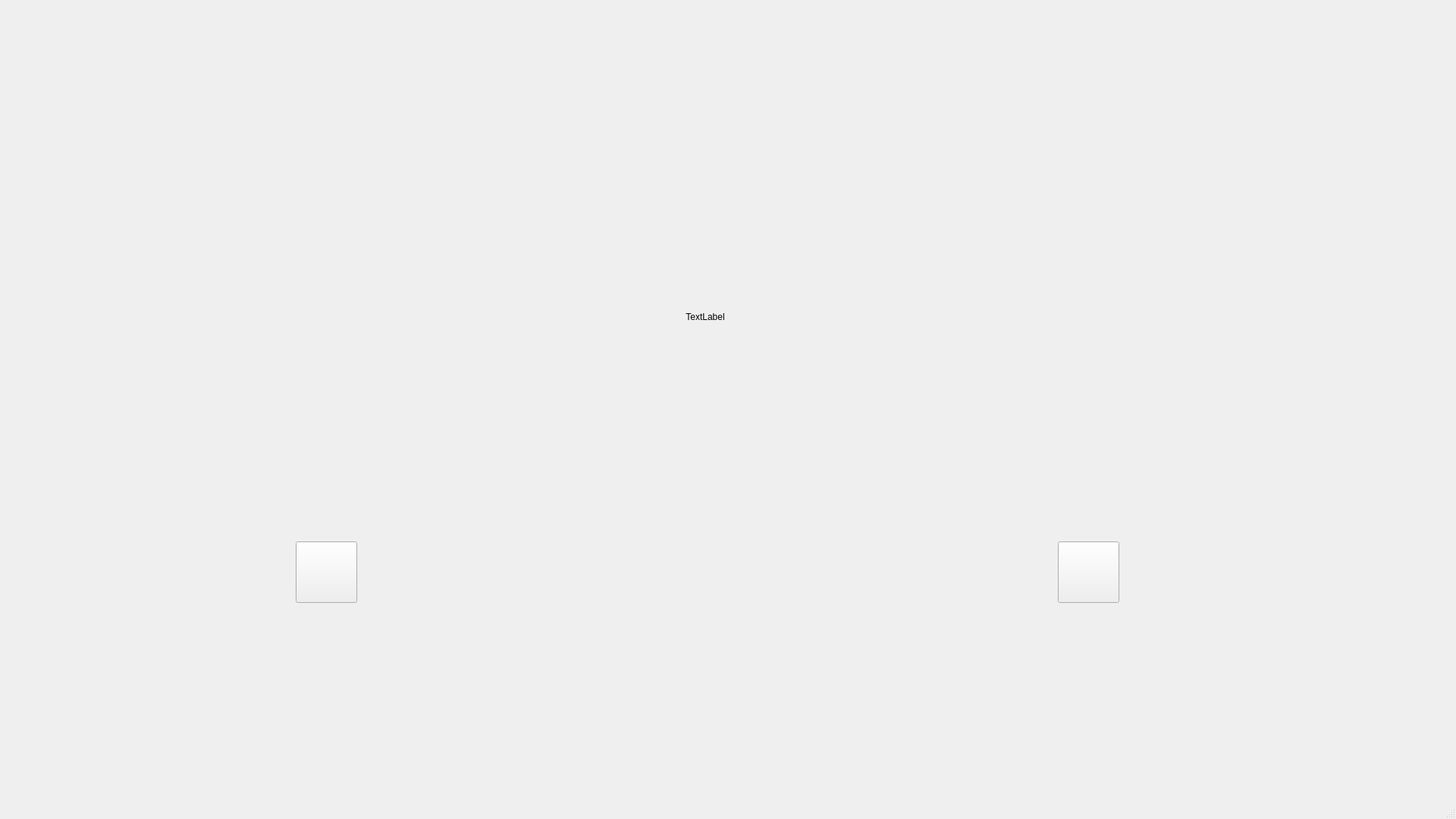
<?xml version="1.0" encoding="UTF-8"?>
<ui version="4.0">
 <class>MainWindow</class>
 <widget class="QMainWindow" name="MainWindow">
  <property name="geometry">
   <rect>
    <x>0</x>
    <y>0</y>
    <width>1920</width>
    <height>1080</height>
   </rect>
  </property>
  <property name="windowTitle">
   <string>MainWindow</string>
  </property>
  <widget class="QWidget" name="centralwidget">
   <widget class="QLabel" name="mainImageLabel">
    <property name="geometry">
     <rect>
      <x>180</x>
      <y>163</y>
      <width>1500</width>
      <height>510</height>
     </rect>
    </property>
    <property name="layoutDirection">
     <enum>Qt::LeftToRight</enum>
    </property>
    <property name="text">
     <string>TextLabel</string>
    </property>
    <property name="scaledContents">
     <bool>true</bool>
    </property>
    <property name="alignment">
     <set>Qt::AlignCenter</set>
    </property>
   </widget>
   <widget class="QWidget" name="">
    <property name="geometry">
     <rect>
      <x>390</x>
      <y>700</y>
      <width>1088</width>
      <height>110</height>
     </rect>
    </property>
    <layout class="QHBoxLayout" name="horizontalLayout">
     <item>
      <widget class="QPushButton" name="leftArrowButton">
       <property name="sizePolicy">
        <sizepolicy hsizetype="Fixed" vsizetype="Fixed">
         <horstretch>0</horstretch>
         <verstretch>0</verstretch>
        </sizepolicy>
       </property>
       <property name="minimumSize">
        <size>
         <width>81</width>
         <height>81</height>
        </size>
       </property>
       <property name="maximumSize">
        <size>
         <width>81</width>
         <height>81</height>
        </size>
       </property>
       <property name="text">
        <string/>
       </property>
       <property name="icon">
        <iconset resource="Icons.qrc">
         <normaloff>:/Icons/left.png</normaloff>:/Icons/left.png</iconset>
       </property>
       <property name="iconSize">
        <size>
         <width>100</width>
         <height>100</height>
        </size>
       </property>
      </widget>
     </item>
     <item>
      <widget class="QWidget" name="thumbnailWidget" native="true">
       <property name="sizePolicy">
        <sizepolicy hsizetype="Fixed" vsizetype="Fixed">
         <horstretch>0</horstretch>
         <verstretch>0</verstretch>
        </sizepolicy>
       </property>
       <property name="minimumSize">
        <size>
         <width>912</width>
         <height>108</height>
        </size>
       </property>
       <property name="maximumSize">
        <size>
         <width>912</width>
         <height>108</height>
        </size>
       </property>
      </widget>
     </item>
     <item>
      <widget class="QPushButton" name="rightArrowButton">
       <property name="sizePolicy">
        <sizepolicy hsizetype="Fixed" vsizetype="Fixed">
         <horstretch>0</horstretch>
         <verstretch>0</verstretch>
        </sizepolicy>
       </property>
       <property name="minimumSize">
        <size>
         <width>81</width>
         <height>81</height>
        </size>
       </property>
       <property name="maximumSize">
        <size>
         <width>81</width>
         <height>81</height>
        </size>
       </property>
       <property name="text">
        <string/>
       </property>
       <property name="icon">
        <iconset resource="Icons.qrc">
         <normaloff>:/Icons/right.png</normaloff>:/Icons/right.png</iconset>
       </property>
       <property name="iconSize">
        <size>
         <width>100</width>
         <height>100</height>
        </size>
       </property>
      </widget>
     </item>
    </layout>
   </widget>
  </widget>
  <widget class="QMenuBar" name="menubar">
   <property name="geometry">
    <rect>
     <x>0</x>
     <y>0</y>
     <width>1920</width>
     <height>22</height>
    </rect>
   </property>
  </widget>
  <widget class="QStatusBar" name="statusbar"/>
 </widget>
 <resources>
  <include location="Icons.qrc"/>
 </resources>
 <connections/>
</ui>
